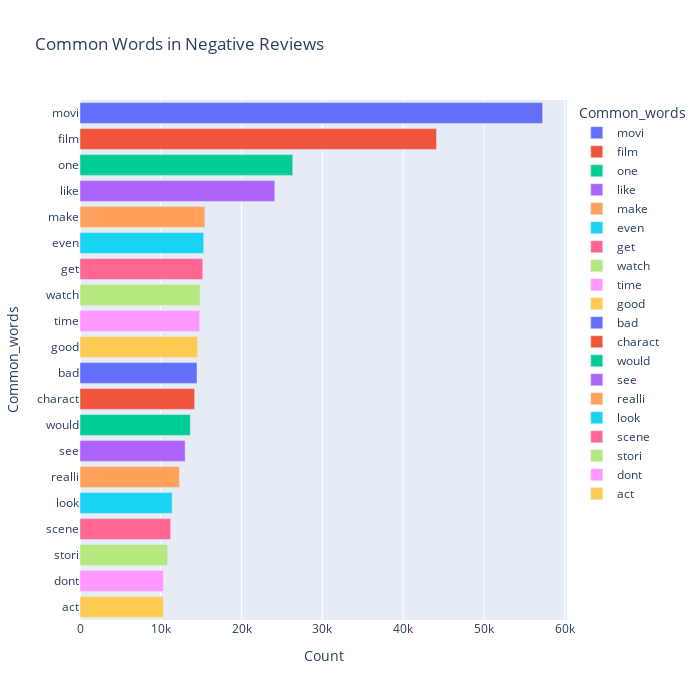

The code cell stored with this chart in its notebook:
### Code cell
most_common_uni_neg = get_top_text_ngrams(df.review[df.sentiment=='negative'], 20, 1)
most_common_uni_neg = dict(most_common_uni_neg)
temp = pd.DataFrame(columns=["Weighted_words", 'TFIDF Score'])
temp["Weighted_words"] = list(most_common_uni_neg.keys())
temp["TFIDF"] = list(most_common_uni_neg.values())
fig = px.bar(temp, x="TFIDF Score", y="Weighted_words", title='Weighted Words in Negative Reviews', orientation='h',
             width=700, height=700, color='Weighted_words')
fig.show()

### Figure 1 — Plotly figure (JSON) as saved in the notebook; plotly's stock layout.template omitted (floating-point values rounded to 4 significant figures)
{"data": [{"alignmentgroup": "True", "hovertemplate": "Common_words=%{y}<br>Count=%{x}<extra></extra>", "legendgroup": "movi", "marker": {"color": "#636efa"}, "name": "movi", "offsetgroup": "movi", "orientation": "h", "showlegend": true, "textposition": "auto", "type": "bar", "x": [57260], "xaxis": "x", "y": ["movi"], "yaxis": "y"}, {"alignmentgroup": "True", "hovertemplate": "Common_words=%{y}<br>Count=%{x}<extra></extra>", "legendgroup": "film", "marker": {"color": "#EF553B"}, "name": "film", "offsetgroup": "film", "orientation": "h", "showlegend": true, "textposition": "auto", "type": "bar", "x": [44128], "xaxis": "x", "y": ["film"], "yaxis": "y"}, {"alignmentgroup": "True", "hovertemplate": "Common_words=%{y}<br>Count=%{x}<extra></extra>", "legendgroup": "one", "marker": {"color": "#00cc96"}, "name": "one", "offsetgroup": "one", "orientation": "h", "showlegend": true, "textposition": "auto", "type": "bar", "x": [26329], "xaxis": "x", "y": ["one"], "yaxis": "y"}, {"alignmentgroup": "True", "hovertemplate": "Common_words=%{y}<br>Count=%{x}<extra></extra>", "legendgroup": "like", "marker": {"color": "#ab63fa"}, "name": "like", "offsetgroup": "like", "orientation": "h", "showlegend": true, "textposition": "auto", "type": "bar", "x": [24103], "xaxis": "x", "y": ["like"], "yaxis": "y"}, {"alignmentgroup": "True", "hovertemplate": "Common_words=%{y}<br>Count=%{x}<extra></extra>", "legendgroup": "make", "marker": {"color": "#FFA15A"}, "name": "make", "offsetgroup": "make", "orientation": "h", "showlegend": true, "textposition": "auto", "type": "bar", "x": [15460], "xaxis": "x", "y": ["make"], "yaxis": "y"}, {"alignmentgroup": "True", "hovertemplate": "Common_words=%{y}<br>Count=%{x}<extra></extra>", "legendgroup": "even", "marker": {"color": "#19d3f3"}, "name": "even", "offsetgroup": "even", "orientation": "h", "showlegend": true, "textposition": "auto", "type": "bar", "x": [15308], "xaxis": "x", "y": ["even"], "yaxis": "y"}, {"alignmentgroup": "True", "hovertemplate": "Common_words=%{y}<br>Count=%{x}<extra></extra>", "legendgroup": "get", "marker": {"color": "#FF6692"}, "name": "get", "offsetgroup": "get", "orientation": "h", "showlegend": true, "textposition": "auto", "type": "bar", "x": [15195], "xaxis": "x", "y": ["get"], "yaxis": "y"}, {"alignmentgroup": "True", "hovertemplate": "Common_words=%{y}<br>Count=%{x}<extra></extra>", "legendgroup": "watch", "marker": {"color": "#B6E880"}, "name": "watch", "offsetgroup": "watch", "orientation": "h", "showlegend": true, "textposition": "auto", "type": "bar", "x": [14869], "xaxis": "x", "y": ["watch"], "yaxis": "y"}, {"alignmentgroup": "True", "hovertemplate": "Common_words=%{y}<br>Count=%{x}<extra></extra>", "legendgroup": "time", "marker": {"color": "#FF97FF"}, "name": "time", "offsetgroup": "time", "orientation": "h", "showlegend": true, "textposition": "auto", "type": "bar", "x": [14816], "xaxis": "x", "y": ["time"], "yaxis": "y"}, {"alignmentgroup": "True", "hovertemplate": "Common_words=%{y}<br>Count=%{x}<extra></extra>", "legendgroup": "good", "marker": {"color": "#FECB52"}, "name": "good", "offsetgroup": "good", "orientation": "h", "showlegend": true, "textposition": "auto", "type": "bar", "x": [14574], "xaxis": "x", "y": ["good"], "yaxis": "y"}, {"alignmentgroup": "True", "hovertemplate": "Common_words=%{y}<br>Count=%{x}<extra></extra>", "legendgroup": "bad", "marker": {"color": "#636efa"}, "name": "bad", "offsetgroup": "bad", "orientation": "h", "showlegend": true, "textposition": "auto", "type": "bar", "x": [14481], "xaxis": "x", "y": ["bad"], "yaxis": "y"}, {"alignmentgroup": "True", "hovertemplate": "Common_words=%{y}<br>Count=%{x}<extra></extra>", "legendgroup": "charact", "marker": {"color": "#EF553B"}, "name": "charact", "offsetgroup": "charact", "orientation": "h", "showlegend": true, "textposition": "auto", "type": "bar", "x": [14190], "xaxis": "x", "y": ["charact"], "yaxis": "y"}, {"alignmentgroup": "True", "hovertemplate": "Common_words=%{y}<br>Count=%{x}<extra></extra>", "legendgroup": "would", "marker": {"color": "#00cc96"}, "name": "would", "offsetgroup": "would", "orientation": "h", "showlegend": true, "textposition": "auto", "type": "bar", "x": [13652], "xaxis": "x", "y": ["would"], "yaxis": "y"}, {"alignmentgroup": "True", "hovertemplate": "Common_words=%{y}<br>Count=%{x}<extra></extra>", "legendgroup": "see", "marker": {"color": "#ab63fa"}, "name": "see", "offsetgroup": "see", "orientation": "h", "showlegend": true, "textposition": "auto", "type": "bar", "x": [13014], "xaxis": "x", "y": ["see"], "yaxis": "y"}, {"alignmentgroup": "True", "hovertemplate": "Common_words=%{y}<br>Count=%{x}<extra></extra>", "legendgroup": "realli", "marker": {"color": "#FFA15A"}, "name": "realli", "offsetgroup": "realli", "orientation": "h", "showlegend": true, "textposition": "auto", "type": "bar", "x": [12317], "xaxis": "x", "y": ["realli"], "yaxis": "y"}, {"alignmentgroup": "True", "hovertemplate": "Common_words=%{y}<br>Count=%{x}<extra></extra>", "legendgroup": "look", "marker": {"color": "#19d3f3"}, "name": "look", "offsetgroup": "look", "orientation": "h", "showlegend": true, "textposition": "auto", "type": "bar", "x": [11403], "xaxis": "x", "y": ["look"], "yaxis": "y"}, {"alignmentgroup": "True", "hovertemplate": "Common_words=%{y}<br>Count=%{x}<extra></extra>", "legendgroup": "scene", "marker": {"color": "#FF6692"}, "name": "scene", "offsetgroup": "scene", "orientation": "h", "showlegend": true, "textposition": "auto", "type": "bar", "x": [11223], "xaxis": "x", "y": ["scene"], "yaxis": "y"}, {"alignmentgroup": "True", "hovertemplate": "Common_words=%{y}<br>Count=%{x}<extra></extra>", "legendgroup": "stori", "marker": {"color": "#B6E880"}, "name": "stori", "offsetgroup": "stori", "orientation": "h", "showlegend": true, "textposition": "auto", "type": "bar", "x": [10847], "xaxis": "x", "y": ["stori"], "yaxis": "y"}, {"alignmentgroup": "True", "hovertemplate": "Common_words=%{y}<br>Count=%{x}<extra></extra>", "legendgroup": "dont", "marker": {"color": "#FF97FF"}, "name": "dont", "offsetgroup": "dont", "orientation": "h", "showlegend": true, "textposition": "auto", "type": "bar", "x": [10329], "xaxis": "x", "y": ["dont"], "yaxis": "y"}, {"alignmentgroup": "True", "hovertemplate": "Common_words=%{y}<br>Count=%{x}<extra></extra>", "legendgroup": "act", "marker": {"color": "#FECB52"}, "name": "act", "offsetgroup": "act", "orientation": "h", "showlegend": true, "textposition": "auto", "type": "bar", "x": [10326], "xaxis": "x", "y": ["act"], "yaxis": "y"}], "layout": {"barmode": "relative", "height": 700, "legend": {"title": {"text": "Common_words"}, "tracegroupgap": 0}, "title": {"text": "Common Words in Negative Reviews"}, "width": 700, "xaxis": {"anchor": "y", "domain": [0, 1], "title": {"text": "Count"}}, "yaxis": {"anchor": "x", "categoryarray": ["act", "dont", "stori", "scene", "look", "realli", "see", "would", "charact", "bad", "good", "time", "watch", "get", "even", "make", "like", "one", "film", "movi"], "categoryorder": "array", "domain": [0, 1], "title": {"text": "Common_words"}}}}
